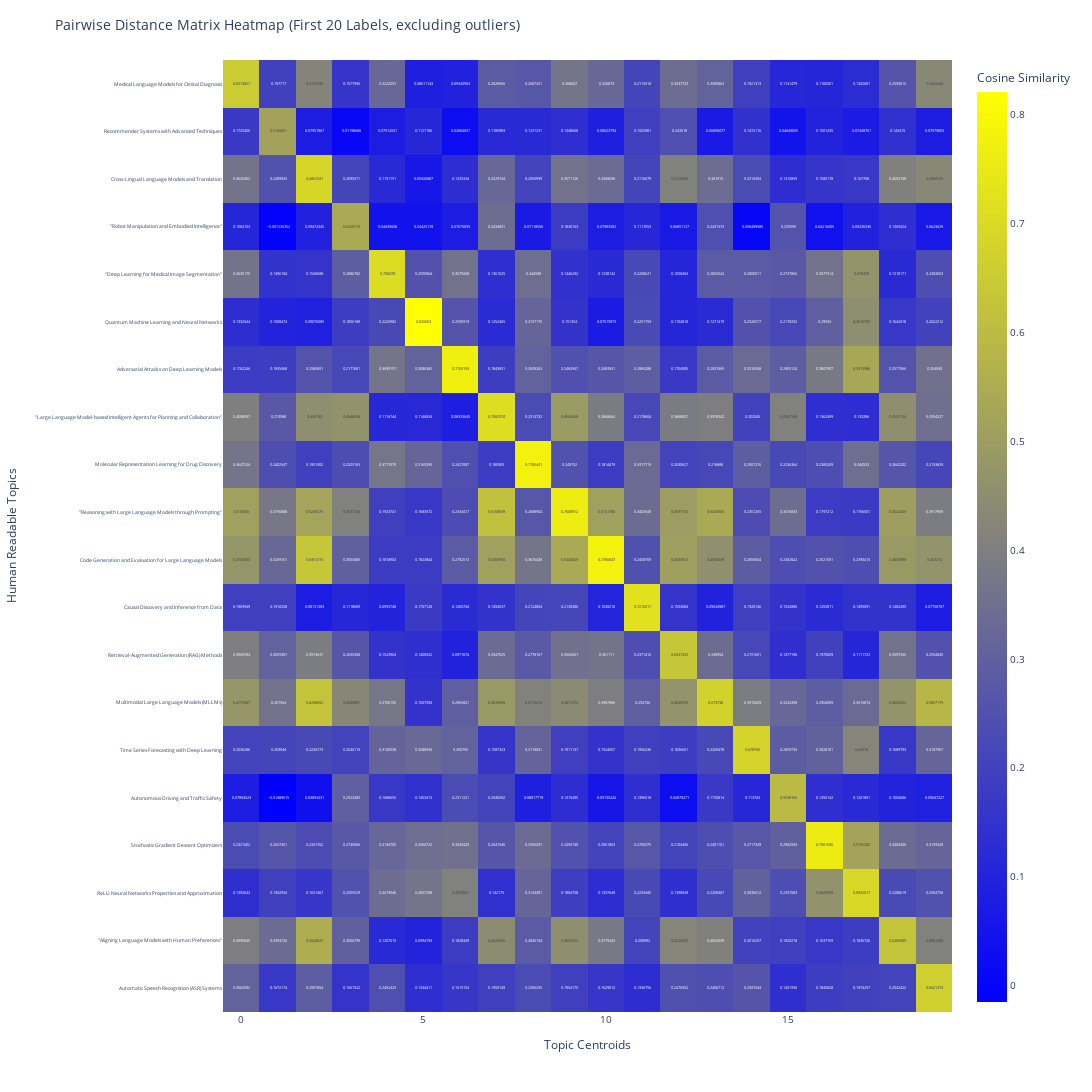

Notebook cell for this chart:
### Code cell
import pandas as pd
from sentence_transformers import SentenceTransformer
import numpy as np
from sklearn.metrics.pairwise import euclidean_distances
import plotly.express as px
import plotly.io as pio

# Load the datasets
second_step = pd.read_csv('First_Step_BERTopic_topic_info_labelled.csv')
bertopic_result = pd.read_csv('First_Step_BERTopic_result.csv')

# Initialize the sentence transformer model
model = SentenceTransformer('sentence-transformers/all-MiniLM-L6-v2')

# Group by Topic and calculate centroids of text embeddings
grouped = bertopic_result.groupby('Topic Label')['text'].apply(list).reset_index()

def calculate_centroid(texts):
    embeddings = model.encode(texts)
    centroid = np.mean(embeddings, axis=0)
    return centroid

grouped['centroid'] = grouped['text'].apply(calculate_centroid)

# Calculate embeddings for Human_Readable_Topic in the second dataset
second_step['Human_Readable_Topic_embedding'] = second_step['Human_Readable_Topic'].apply(lambda x: model.encode(x))

# Prepare to compare all centroids with all Human_Readable_Topic embeddings
centroids = grouped[['Topic Label', 'centroid']]
human_readable_embeddings = second_step[['Human_Readable_Topic', 'Human_Readable_Topic_embedding']]

# Exclude the first row from both centroids and human readable topics (assuming they are outliers)
centroids_limited = centroids.iloc[1:21]  # Exclude first row and then select next 20 rows
human_readable_embeddings_limited = human_readable_embeddings.iloc[1:21]  # Exclude first row and select next 20 rows

# Initialize a matrix to store the pairwise Euclidean distances
distance_matrix = np.zeros((len(human_readable_embeddings_limited), len(centroids_limited)))

# Calculate the Euclidean distance for each pair (Human Readable Topic vs. Topic Centroid)
for i, hr_embedding in enumerate(human_readable_embeddings_limited['Human_Readable_Topic_embedding']):
    for j, centroid in enumerate(centroids_limited['centroid']):
        distance = euclidean_distances([hr_embedding], [centroid])[0][0]
        distance_matrix[i, j] = distance

# Convert the distance matrix to a DataFrame for better readability
distance_df_limited = pd.DataFrame(distance_matrix, 
                                   index=human_readable_embeddings_limited['Human_Readable_Topic'], 
                                   columns=centroids_limited['Topic Label'])

# Save the limited distance DataFrame to a CSV file
distance_df_limited.to_csv('first_step_pairwise_euclidean_distance_heatmap_20.csv', index=True)

# Create an interactive heatmap for the limited data with a new color scale
# Create an interactive heatmap for the limited data with a blue-to-yellow color scale
fig = px.imshow(similarity_df_limited,
                labels=dict(x="Topic Centroids", y="Human Readable Topics", color="Cosine Similarity"),
                x=similarity_df_limited.columns,
                y=similarity_df_limited.index,
                color_continuous_scale=['blue', 'yellow'],  # Custom gradient from blue to yellow
                text_auto=True)

# Adjust layout and ensure visibility
fig.update_layout(title='Pairwise Distance Matrix Heatmap (First 20 Labels, excluding outliers)',
                  xaxis_title='Topic Centroids',
                  yaxis_title='Human Readable Topics',
                  width=1500,
                  height=1500,
                  font=dict(size=10))  # Adjust font size here if needed

# Update y-axis layout to ensure all labels are visible
fig.update_yaxes(automargin=True,
                 tickangle=0,  # Adjust the angle of y-axis labels
                 tickfont=dict(size=5))  # Adjust the font size of y-axis labels

# Save the figure as an interactive HTML file
pio.write_html(fig, file='first_step_pairwise_euclidean_distance_heatmap_20.html', auto_open=False)

# Save the figure as a static image (e.g., PNG)
pio.write_image(fig, file='first_step_pairwise_euclidean_distance_heatmap_20.png', format='png', width=1500, height=1500, scale=3)

# Display the heatmap
fig.show()

### Figure 1 — Plotly figure (JSON) as saved in the notebook; plotly's stock layout.template omitted (floating-point values rounded to 4 significant figures; data arrays with more than 128 entries replaced by an {"elided": "..."} marker saying what was removed)
{"data": [{"coloraxis": "coloraxis", "hovertemplate": "Topic Centroids: %{x}<br>Human Readable Topics: %{y}<br>Cosine Similarity: %{z}<extra></extra>", "name": "0", "texttemplate": "%{z}", "type": "heatmap", "x": [0, 1, 2, 3, 4, 5, 6, 7, 8, 9, 10, 11, 12, 13, 14, 15, 16, 17, 18, 19], "xaxis": "x", "y": ["Medical Language Models for Clinical Diagnosis", "Recommender Systems with Advanced Techniques", "Cross-Lingual Language Models and Translation", "\"Robot Manipulation and Embodied Intelligence\"", "\"Deep Learning for Medical Image Segmentation\"", "Quantum Machine Learning and Neural Networks", "Adversarial Attacks on Deep Learning Models", "\"Large Language Model-based Intelligent Agents for Planning and Collaboration\"", "Molecular Representation Learning for Drug Discovery", "\"Reasoning with Large Language Models through Prompting\"", "Code Generation and Evaluation for Large Language Models", "Causal Discovery and Inference from Data", "Retrieval-Augmented Generation (RAG) Methods", "Multimodal Large Language Models (MLLMs)", "Time Series Forecasting with Deep Learning", "Autonomous Driving and Traffic Safety", "Stochastic Gradient Descent Optimizers", "ReLU Neural Networks Properties and Approximation", "\"Aligning Language Models with Human Preferences\"", "Automatic Speech Recognition (ASR) Systems"], "yaxis": "y", "z": {"elided": "20x20 float values"}}], "layout": {"coloraxis": {"colorbar": {"title": {"text": "Cosine Similarity"}}, "colorscale": [[0, "blue"], [1, "yellow"]]}, "font": {"size": 10}, "height": 1500, "margin": {"t": 60}, "title": {"text": "Pairwise Distance Matrix Heatmap (First 20 Labels, excluding outliers)"}, "width": 1500, "xaxis": {"anchor": "y", "autorange": true, "constrain": "domain", "domain": [0, 1], "range": [-0.5, 19.5], "scaleanchor": "y", "title": {"text": "Topic Centroids"}, "type": "linear"}, "yaxis": {"anchor": "x", "automargin": true, "autorange": true, "constrain": "domain", "domain": [0, 1], "range": [19.5, -0.5], "tickangle": 0, "tickfont": {"size": 5}, "title": {"text": "Human Readable Topics"}, "type": "category"}}}
